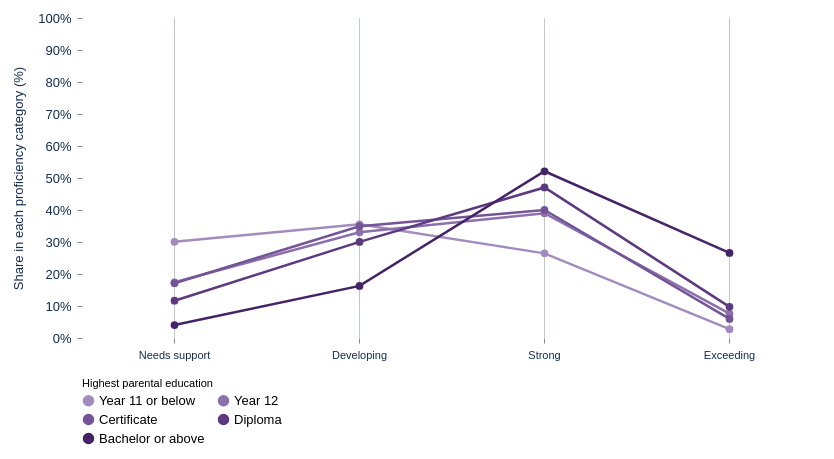

Describe this chart as a Vega-Lite specification.
### Vega-Lite specification from a JSON file in a GitHub repository (floating-point values rounded to 4 significant figures)
{"$schema": "https://vega.github.io/schema/vega-lite/v5.json", "background": "transparent", "padding": 12, "config": {"font": "Arial", "view": {"stroke": null}, "axis": {"labelFontSize": 13, "titleFontSize": 13, "titleFontWeight": "normal", "labelColor": "#142d4e", "titleColor": "#142d4e", "domain": false, "gridColor": "#e2eaf3", "labelPadding": 6, "titlePadding": 12}, "legend": {"orient": "bottom", "titleLimit": 300, "labelLimit": 220, "labelFontSize": 13, "titleFontSize": 11, "titleFontWeight": "normal"}, "title": {"anchor": "start", "fontSize": 14, "color": "#142d4e"}}, "width": 740, "height": 320, "params": [{"name": "parent_subject", "value": "Reading"}], "layer": [{"data": {"values": [{"dimension": "Needs support"}, {"dimension": "Developing"}, {"dimension": "Strong"}, {"dimension": "Exceeding"}]}, "mark": {"type": "rule", "color": "#becbc0"}, "encoding": {"x": {"field": "dimension", "type": "ordinal", "sort": ["Needs support", "Developing", "Strong", "Exceeding"], "title": null, "axis": {"labelAngle": 0, "labelFontSize": 11}}, "y": {"datum": 0, "type": "quantitative", "title": "Share in each proficiency category (%)", "scale": {"domain": [0, 100]}}, "y2": {"datum": 100}}}, {"data": {"values": [{"domain": "Reading", "parent": "Year 11 or below", "dimension": "Needs support", "axis": 0, "value": 30.05}, {"domain": "Reading", "parent": "Year 11 or below", "dimension": "Developing", "axis": 1, "value": 35.52}, {"domain": "Reading", "parent": "Year 11 or below", "dimension": "Strong", "axis": 2, "value": 26.45}, {"domain": "Reading", "parent": "Year 11 or below", "dimension": "Exceeding", "axis": 3, "value": 2.768}, {"domain": "Reading", "parent": "Year 12", "dimension": "Needs support", "axis": 0, "value": 17.42}, {"domain": "Reading", "parent": "Year 12", "dimension": "Developing", "axis": 1, "value": 33.04}, {"domain": "Reading", "parent": "Year 12", "dimension": "Strong", "axis": 2, "value": 39.01}, {"domain": "Reading", "parent": "Year 12", "dimension": "Exceeding", "axis": 3, "value": 7.603}, {"domain": "Reading", "parent": "Certificate", "dimension": "Needs support", "axis": 0, "value": 17.11}, {"domain": "Reading", "parent": "Certificate", "dimension": "Developing", "axis": 1, "value": 34.93}, {"domain": "Reading", "parent": "Certificate", "dimension": "Strong", "axis": 2, "value": 40.01}, {"domain": "Reading", "parent": "Certificate", "dimension": "Exceeding", "axis": 3, "value": 5.963}, {"domain": "Reading", "parent": "Diploma", "dimension": "Needs support", "axis": 0, "value": 11.65}, {"domain": "Reading", "parent": "Diploma", "dimension": "Developing", "axis": 1, "value": 30.04}, {"domain": "Reading", "parent": "Diploma", "dimension": "Strong", "axis": 2, "value": 47.04}, {"domain": "Reading", "parent": "Diploma", "dimension": "Exceeding", "axis": 3, "value": 9.737}, {"domain": "Reading", "parent": "Bachelor or above", "dimension": "Needs support", "axis": 0, "value": 4.054}, {"domain": "Reading", "parent": "Bachelor or above", "dimension": "Developing", "axis": 1, "value": 16.27}, {"domain": "Reading", "parent": "Bachelor or above", "dimension": "Strong", "axis": 2, "value": 52.11}, {"domain": "Reading", "parent": "Bachelor or above", "dimension": "Exceeding", "axis": 3, "value": 26.58}, {"domain": "Numeracy", "parent": "Year 11 or below", "dimension": "Needs support", "axis": 0, "value": 30.79}, {"domain": "Numeracy", "parent": "Year 11 or below", "dimension": "Developing", "axis": 1, "value": 32.74}, {"domain": "Numeracy", "parent": "Year 11 or below", "dimension": "Strong", "axis": 2, "value": 29.47}, {"domain": "Numeracy", "parent": "Year 11 or below", "dimension": "Exceeding", "axis": 3, "value": 1.79}, {"domain": "Numeracy", "parent": "Year 12", "dimension": "Needs support", "axis": 0, "value": 17.25}, {"domain": "Numeracy", "parent": "Year 12", "dimension": "Developing", "axis": 1, "value": 29.11}, {"domain": "Numeracy", "parent": "Year 12", "dimension": "Strong", "axis": 2, "value": 45.07}, {"domain": "Numeracy", "parent": "Year 12", "dimension": "Exceeding", "axis": 3, "value": 5.648}, {"domain": "Numeracy", "parent": "Certificate", "dimension": "Needs support", "axis": 0, "value": 17.33}, {"domain": "Numeracy", "parent": "Certificate", "dimension": "Developing", "axis": 1, "value": 31.63}, {"domain": "Numeracy", "parent": "Certificate", "dimension": "Strong", "axis": 2, "value": 45.32}, {"domain": "Numeracy", "parent": "Certificate", "dimension": "Exceeding", "axis": 3, "value": 3.733}, {"domain": "Numeracy", "parent": "Diploma", "dimension": "Needs support", "axis": 0, "value": 11.37}, {"domain": "Numeracy", "parent": "Diploma", "dimension": "Developing", "axis": 1, "value": 27.04}, {"domain": "Numeracy", "parent": "Diploma", "dimension": "Strong", "axis": 2, "value": 53.11}, {"domain": "Numeracy", "parent": "Diploma", "dimension": "Exceeding", "axis": 3, "value": 6.946}, {"domain": "Numeracy", "parent": "Bachelor or above", "dimension": "Needs support", "axis": 0, "value": 3.564}, {"domain": "Numeracy", "parent": "Bachelor or above", "dimension": "Developing", "axis": 1, "value": 13.27}, {"domain": "Numeracy", "parent": "Bachelor or above", "dimension": "Strong", "axis": 2, "value": 59.73}, {"domain": "Numeracy", "parent": "Bachelor or above", "dimension": "Exceeding", "axis": 3, "value": 22.45}]}, "transform": [{"filter": "datum.domain === parent_subject"}], "params": [{"name": "parent_focus", "select": {"type": "point", "fields": ["parent"]}, "bind": "legend"}], "mark": {"type": "line", "point": {"filled": true, "size": 60}, "strokeWidth": 2.5}, "encoding": {"x": {"field": "dimension", "type": "ordinal", "sort": ["Needs support", "Developing", "Strong", "Exceeding"], "title": null}, "y": {"field": "value", "type": "quantitative", "title": "Share in each proficiency category (%)", "scale": {"domain": [0, 100]}, "axis": {"labelExpr": "datum.value + '%'"}}, "order": {"field": "axis"}, "detail": {"field": "parent"}, "color": {"field": "parent", "type": "nominal", "title": "Highest parental education", "legend": {"columns": 2}, "scale": {"domain": ["Year 11 or below", "Year 12", "Certificate", "Diploma", "Bachelor or above"], "range": ["#a28cbe", "#8b70ac", "#745496", "#5d3980", "#452367"]}}, "opacity": {"condition": {"param": "parent_focus", "value": 1}, "value": 0.15}, "tooltip": [{"field": "parent", "title": "Parental education"}, {"field": "dimension", "title": "Proficiency category"}, {"field": "value", "title": "Share (%)", "format": ".1f"}]}}]}
